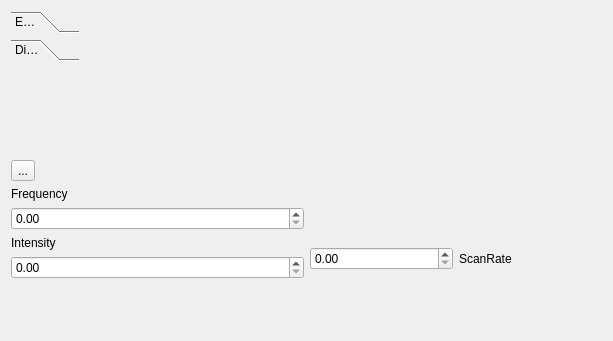
<?xml version="1.0" encoding="UTF-8"?>
<ui version="4.0">
 <class>LaserControl</class>
 <widget class="QWidget" name="LaserControl">
  <property name="geometry">
   <rect>
    <x>0</x>
    <y>0</y>
    <width>613</width>
    <height>341</height>
   </rect>
  </property>
  <property name="locale">
   <locale language="English" country="AntiguaAndBarbuda"/>
  </property>
  <layout class="QVBoxLayout" name="verticalLayout">
   <item alignment="Qt::AlignmentFlag::AlignLeft">
    <widget class="QToolBox" name="MainToolBar">
     <property name="whatsThis">
      <string>&lt;html&gt;&lt;head/&gt;&lt;body&gt;&lt;p&gt;Disables emission&lt;/p&gt;&lt;/body&gt;&lt;/html&gt;</string>
     </property>
     <property name="currentIndex">
      <number>1</number>
     </property>
     <widget class="QWidget" name="action_Enable">
      <property name="geometry">
       <rect>
        <x>0</x>
        <y>0</y>
        <width>54</width>
        <height>81</height>
       </rect>
      </property>
      <attribute name="label">
       <string>Enable</string>
      </attribute>
     </widget>
     <widget class="QWidget" name="action_Disable">
      <property name="geometry">
       <rect>
        <x>0</x>
        <y>0</y>
        <width>54</width>
        <height>81</height>
       </rect>
      </property>
      <attribute name="label">
       <string>Disable</string>
      </attribute>
     </widget>
    </widget>
   </item>
   <item>
    <widget class="QToolButton" name="toolButton">
     <property name="text">
      <string>...</string>
     </property>
    </widget>
   </item>
   <item>
    <layout class="QHBoxLayout" name="horizontalLayout">
     <item>
      <layout class="QVBoxLayout" name="verticalLayout_2"/>
     </item>
     <item>
      <layout class="QVBoxLayout" name="verticalLayout_3">
       <item>
        <widget class="QLabel" name="label_3">
         <property name="text">
          <string>Frequency</string>
         </property>
        </widget>
       </item>
       <item>
        <widget class="QDoubleSpinBox" name="doubleSpinBox_2"/>
       </item>
       <item>
        <widget class="QLabel" name="label_2">
         <property name="text">
          <string>Intensity</string>
         </property>
        </widget>
       </item>
       <item>
        <widget class="QDoubleSpinBox" name="doubleSpinBox"/>
       </item>
       <item>
        <spacer name="verticalSpacer">
         <property name="orientation">
          <enum>Qt::Orientation::Vertical</enum>
         </property>
         <property name="sizeHint" stdset="0">
          <size>
           <width>20</width>
           <height>40</height>
          </size>
         </property>
        </spacer>
       </item>
      </layout>
     </item>
     <item>
      <layout class="QHBoxLayout" name="horizontalLayout_2">
       <item>
        <widget class="QDoubleSpinBox" name="doubleSpinBox_3"/>
       </item>
       <item>
        <widget class="QLabel" name="label">
         <property name="text">
          <string>ScanRate</string>
         </property>
        </widget>
       </item>
      </layout>
     </item>
    </layout>
   </item>
  </layout>
  <action name="action_Enable">
   <property name="icon">
    <iconset theme="QIcon::ThemeIcon::MediaPlaybackStart" resource="../QModules.qrc">
     <normaloff>:/QModules/icons/Dialog-information_on.svg</normaloff>:/QModules/icons/Dialog-information_on.svg</iconset>
   </property>
   <property name="text">
    <string>Enable</string>
   </property>
   <property name="toolTip">
    <string>&lt;html&gt;&lt;head/&gt;&lt;body&gt;&lt;p&gt;Starts emission in&lt;span style=&quot; font-style:italic;&quot;&gt; constant &lt;/span&gt;mode&lt;/p&gt;&lt;/body&gt;&lt;/html&gt;</string>
   </property>
   <property name="shortcut">
    <string>R</string>
   </property>
   <property name="menuRole">
    <enum>QAction::MenuRole::TextHeuristicRole</enum>
   </property>
   <property name="iconVisibleInMenu">
    <bool>true</bool>
   </property>
  </action>
  <action name="action_Disable">
   <property name="icon">
    <iconset theme="QIcon::ThemeIcon::ApplicationExit" resource="../QModules.qrc">
     <normaloff>:/QModules/icons/Dialog-STOP.svg</normaloff>:/QModules/icons/Dialog-STOP.svg</iconset>
   </property>
   <property name="text">
    <string>Disable</string>
   </property>
   <property name="toolTip">
    <string>&lt;html&gt;&lt;head/&gt;&lt;body&gt;&lt;p&gt;Disables emission&lt;/p&gt;&lt;/body&gt;&lt;/html&gt;</string>
   </property>
   <property name="shortcut">
    <string>Esc</string>
   </property>
   <property name="menuRole">
    <enum>QAction::MenuRole::TextHeuristicRole</enum>
   </property>
  </action>
 </widget>
 <resources>
  <include location="../QModules.qrc"/>
  <include location="../DynExpManager.qrc"/>
 </resources>
 <connections/>
</ui>
